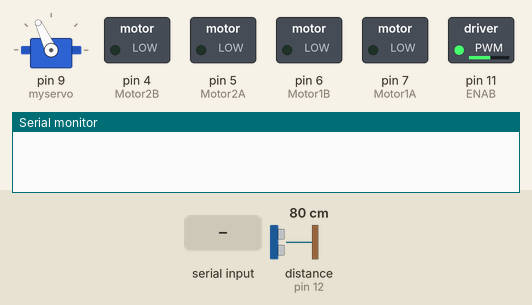
This sketch was run on a simulated Arduino Uno, built with avr-gcc and run on an emulated ATmega328P. On the bench: servo, switched loads named in the sketch (green lamp = pin HIGH), the last lines printed to the serial monitor. The test bench sets the inputs (shaded band); at power-on: distance to the obstacle (sensor on pin 12) 80 cm. The echo pulse lasts 58.3 µs per cm.

Above: at 3.4 s.
3.5 s: distance to the obstacle (sensor on pin 12) set to 22 cm
5.0 s: distance to the obstacle (sensor on pin 12) set to 18 cm
At 7.5 s:
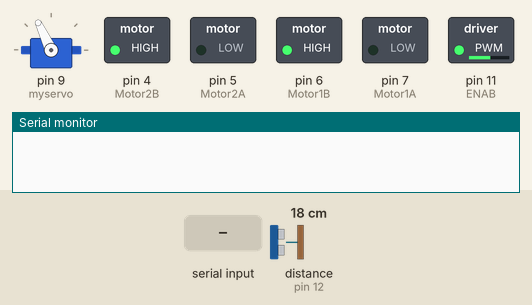
8.0 s: "A" received over the second serial link
At 10.9 s:
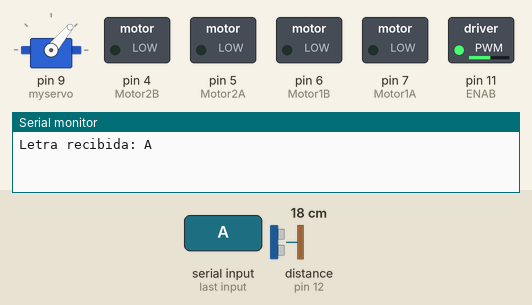
11.0 s: "B" received over the second serial link
At 13.55 s:
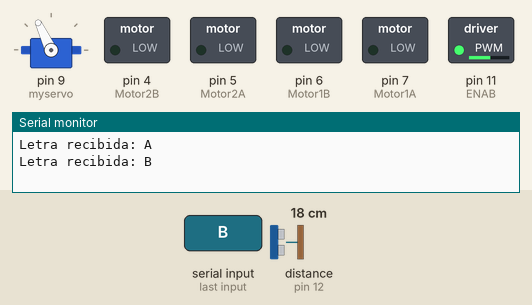
14.0 s: "D" received over the second serial link
At 16.8 s:
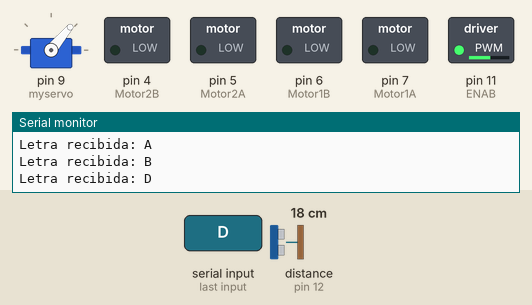
17.0 s: distance to the obstacle (sensor on pin 12) set to 35 cm
Timing chart, 0 to 19.6 s (numbered marks = the images above; inputs shaded):
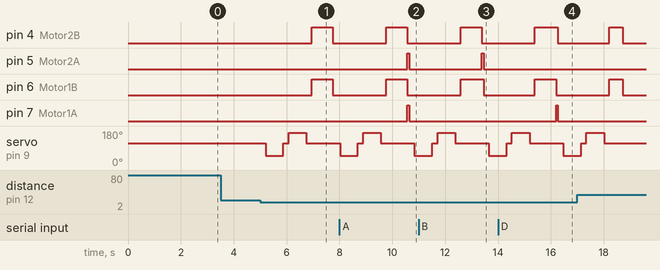

Measured:
- the behaviour switches between 21 and 20 cm on distance to the obstacle (sensor on pin 12) (found by bisection; images 0 and 1)
- after the input at 3.5 s, every drawn part: stays the same
- after the input at 5.0 s, pin 4 (Motor2B), pin 6 (Motor1B): LOW → HIGH after 2.0 s, → LOW 0.80 s later; servo on pin 9 (myservo): 115° → 50° after 0.21 s, → 115° 0.67 s later, → 170° 0.20 s later, → 115° 0.67 s later
- after the input at 8.0 s, pin 5 (Motor2A), pin 7 (Motor1A): LOW → HIGH after 2.6 s, → LOW 0.07 s later
- after the input at 11.0 s, pin 5 (Motor2A): LOW → HIGH after 2.4 s, → LOW 0.07 s later
- after the input at 14.0 s, pin 7 (Motor1A): LOW → HIGH after 2.2 s, → LOW 0.07 s later

The sketch:

SpeedBots.ino
```cpp
#include <SoftwareSerial.h>
#include <NewPing.h>
#include <Servo.h>

// Control de velocidad
#define ENAB 11
int SpeedMotor = 200;

// Ultrasonico
#define TRIG_PIN 8
#define ECHO_PIN 12
#define MAX_DISTANCE 200
NewPing sonar(TRIG_PIN, ECHO_PIN, MAX_DISTANCE);

Servo myservo;

// CONEXIONES PARA EL BLUETOOTH
int bluetoothTx = 2;
int bluetoothRx = 3;
SoftwareSerial bluetooth(bluetoothTx, bluetoothRx);

// MOTOR 1
int Motor1A = 7;
int Motor1B = 6;

// MOTOR 2
int Motor2A = 5;
int Motor2B = 4;

// Declaración global de la variable distancia
int distance;

void setup() {
  Serial.begin(9600);

  bluetooth.begin(9600);  // Configuración del módulo Bluetooth
  bluetooth.println("$$$");
  delay(100);
  bluetooth.println("U,9600,N");
  delay(100);
  bluetooth.begin(9600);

  pinMode(Motor1A, OUTPUT);
  pinMode(Motor2A, OUTPUT);
  pinMode(Motor1B, OUTPUT);
  pinMode(Motor2B, OUTPUT);
  pinMode(ENAB, OUTPUT);

  digitalWrite(Motor1A, LOW);
  digitalWrite(Motor2A, LOW);
  digitalWrite(Motor1B, LOW);
  digitalWrite(Motor2B, LOW);

  analogWrite(ENAB, 135); // Velocidad de los 2 motores

  myservo.attach(9);
  myservo.write(115);
  delay(2000);
}

void loop() {
  if (bluetooth.available()) {
    char toSend = (char)bluetooth.read();

    // Mostrar la letra recibida en el monitor serial
    Serial.print("Letra recibida: ");
    Serial.println(toSend);

    // Adelante
    if (toSend == 'A') {
      moveForward();
    }
    // Atrás
    else if (toSend == 'C') {
      moveBackward();
    }
    // Izquierda
    else if (toSend == 'B') {
      turnLeft();
    }
    // Derecha
    else if (toSend == 'D') {
      turnRight();
    }
    // Detener
    else if (toSend == 'S') {
      moveStop();
    }
  }

  // Detección de obstáculos
  distance = readPing();
  if (distance <= 20) { // Se detiene si detecta un obstáculo a 20 cm
    moveStop();
    delay(200);

    int distanceR = lookRight();
    delay(200);
    int distanceL = lookLeft();
    delay(200);

    if (distanceR <= 20 && distanceL <= 20) {
      // Ambos lados están bloqueados, retrocede
      moveBackward();
      delay(800);
    } else if (distanceR > 20 && distanceL <= 20) {
      // Lado derecho está libre, gira a la derecha
      turnRight();
      delay(300);
    } else if (distanceL > 20 && distanceR <= 20) {
      // Lado izquierdo está libre, gira a la izquierda
      turnLeft();
      delay(300);
    } else {
      // Ambos lados están libres, retrocede un poco
      moveBackward();
      delay(500);
    }
    moveStop();
  }
}

int lookRight() {
  myservo.write(50);
  delay(500);
  int distance = readPing();
  delay(100);
  myservo.write(115);
  return distance;
}

int lookLeft() {
  myservo.write(170);
  delay(500);
  int distance = readPing();
  delay(100);
  myservo.write(115);
  return distance;
}

int readPing() {
  delay(70);
  int cm = sonar.ping_cm();
  if (cm == 0) {
    cm = 250;
  }
  return cm;
}

void moveStop() {
  digitalWrite(Motor1A, LOW);
  digitalWrite(Motor1B, LOW);
  digitalWrite(Motor2A, LOW);
  digitalWrite(Motor2B, LOW);
}

void moveForward() { // CARRITO AVANZA
  digitalWrite(Motor1A, HIGH);
  digitalWrite(Motor1B, LOW);
  digitalWrite(Motor2A, HIGH);
  digitalWrite(Motor2B, LOW);
}

void moveBackward() { // HACIA ATRAS
  digitalWrite(Motor1A, LOW);
  digitalWrite(Motor1B, HIGH);
  digitalWrite(Motor2A, LOW);
  digitalWrite(Motor2B, HIGH);
}

void turnRight() { // GIRA A LA DERECHA
  digitalWrite(Motor1A, HIGH);
  digitalWrite(Motor1B, LOW);
  digitalWrite(Motor2A, LOW);
  digitalWrite(Motor2B, HIGH);
}

void turnLeft() { // GIRA A LA IZQUIERDA
  digitalWrite(Motor1A, LOW);
  digitalWrite(Motor1B, HIGH);
  digitalWrite(Motor2A, HIGH);
  digitalWrite(Motor2B, LOW);
}
```
